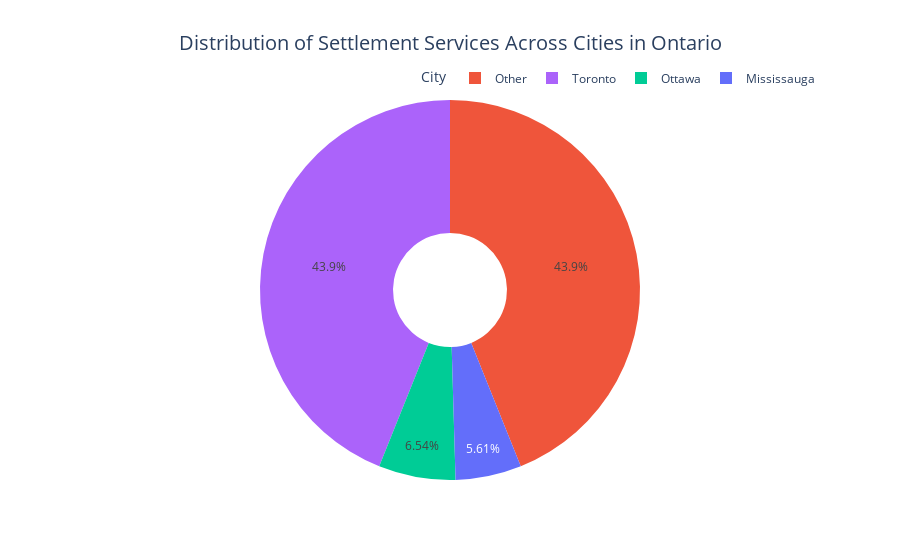

Notebook source saved alongside this figure:
### Code cell
import pandas as pd
import plotly.express as px


# Load and clean data
data = pd.read_csv('../../data/settlement_services_may2024_en.csv', encoding='ISO-8859-1')
data.columns = data.columns.str.strip()
data_on = data[data['Province'] == 'ON']
data_on = data_on.dropna(subset=['City'])

# Count the number of services per city
city_counts = data_on.groupby('City').size().reset_index(name='Number of Services')

# If there are too many cities, group smaller ones into 'Other'
threshold = 5  # Minimum number of services to display individually
city_counts = city_counts.sort_values('Number of Services', ascending=False)
city_counts['City'] = city_counts['City'].where(city_counts['Number of Services'] > threshold, 'Other')
city_counts = city_counts.groupby('City').sum().reset_index()

# Plot the pie chart
fig = px.pie(
    city_counts, 
    names='City', 
    values='Number of Services', 
    title='Distribution of Settlement Services Across Cities in Ontario',
    color='City',
    color_discrete_sequence=px.colors.qualitative.Plotly,
    labels={'Number of Services': 'Number of Services'},
    hole=0.3  # Adding a hole makes it a donut chart for better visibility
)

# Update layout for better visualization
fig.update_layout(
    title_font_size=20,
    title_x=0.5,
    legend_title='City',
    legend=dict(
        orientation="h",
        yanchor="bottom",
        y=1.02,
        xanchor="right",
        x=1
    )
)

# Display the plot
fig.show()

# Please see img ../participation/vizualisation_2_result_pie_chart.png

### Figure 1 — Plotly figure (JSON) as saved in the notebook; plotly's stock layout.template omitted (floating-point values rounded to 4 significant figures)
{"data": [{"customdata": [["Mississauga"], ["Other"], ["Ottawa"], ["Toronto"]], "domain": {"x": [0, 1], "y": [0, 1]}, "hole": 0.3, "hovertemplate": "City=%{customdata[0]}<br>Number of Services=%{value}<extra></extra>", "labels": ["Mississauga", "Other", "Ottawa", "Toronto"], "legendgroup": "", "marker": {"colors": ["#636EFA", "#EF553B", "#00CC96", "#AB63FA"]}, "name": "", "showlegend": true, "type": "pie", "values": [6, 47, 7, 47]}], "layout": {"legend": {"orientation": "h", "title": {"text": "City"}, "tracegroupgap": 0, "x": 1, "xanchor": "right", "y": 1.02, "yanchor": "bottom"}, "piecolorway": ["#636EFA", "#EF553B", "#00CC96", "#AB63FA", "#FFA15A", "#19D3F3", "#FF6692", "#B6E880", "#FF97FF", "#FECB52"], "title": {"font": {"size": 20}, "text": "Distribution of Settlement Services Across Cities in Ontario", "x": 0.5}}}
